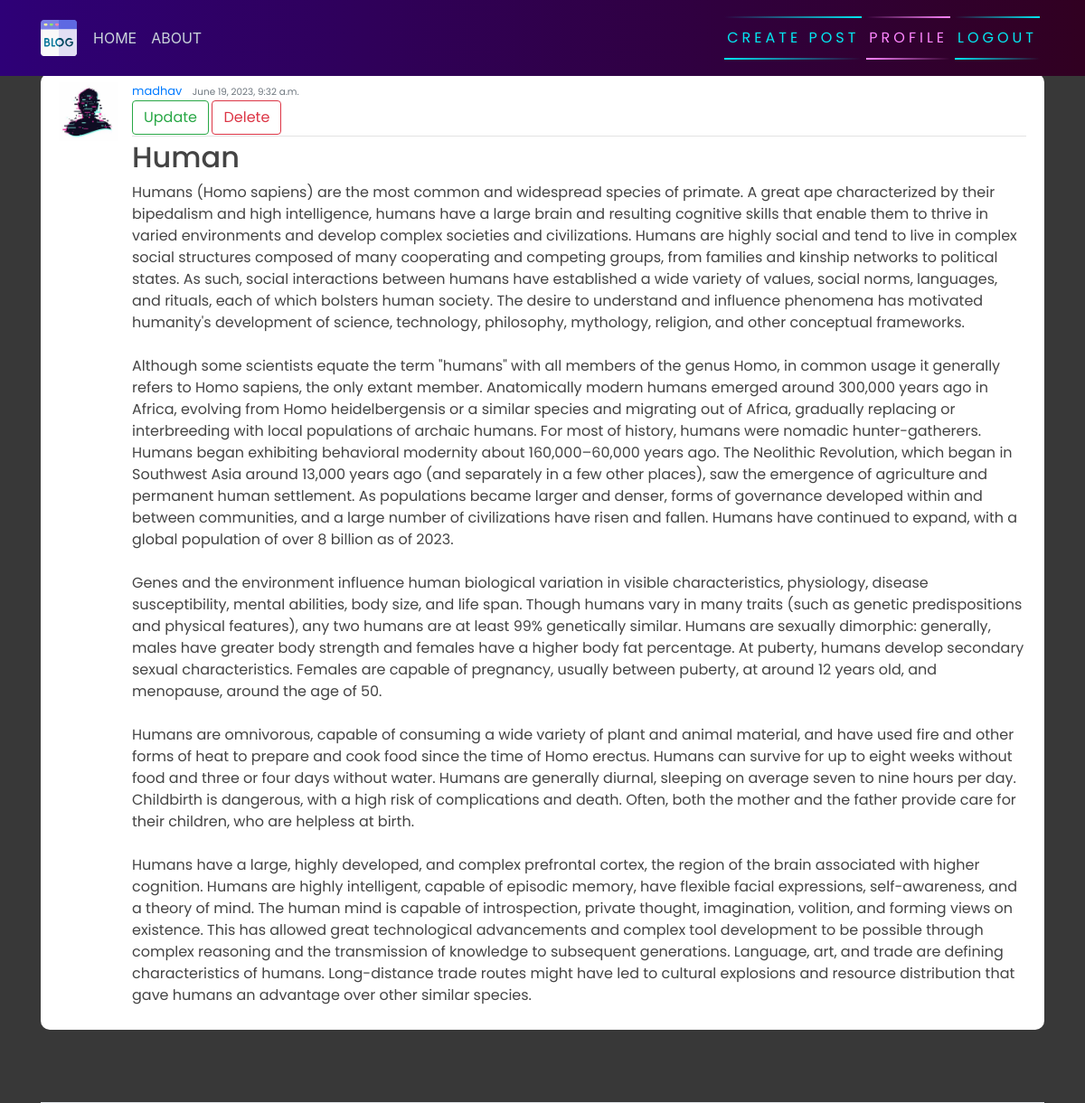
Page /post/2/ (signed in) on the committed database.
### blogapp/models.py (models this page shows, shortened)
class Post(models.Model):
    title = models.CharField(max_length=200)
    content = models.TextField()
    date_posted = models.DateTimeField(default=timezone.now)
    author = models.ForeignKey(User, on_delete=models.CASCADE)

### users/models.py (models this page shows, shortened)
class Profile(models.Model):
    user = models.OneToOneField(User, on_delete=models.CASCADE)
    image = models.ImageField(default='default.jpg', upload_to='profile_pics')

### blogapp/views.py (the view)
# urls.py: path('post/<int:pk>/', PostDetailView.as_view(), name="blog-detail"),
class PostDetailView(LoginRequiredMixin, DetailView):
    model = Post

### blogapp/templates/blogapp/post_detail.html
{% extends 'blog/base.html' %}
{% block content %}
        <article class="media content-section">
            <img class="rounded-cirlce article-img" src="{{ object.author.profile.image.url }}" alt="">
            <div class="media-body">
              <div class="article-metadata">
                <a class="mr-2" href="#">{{ object.author }}</a>
                <small class="text-muted">{{ object.date_posted }}</small> <br>
                  {% if object.author == user %}
                    <div>
                        <a class="btn btn-outline-success" href="{% url 'blog-update' object.id %}">Update</a>
                        <a class="btn btn-outline-danger" href="{% url 'blog-delete' object.id %}">Delete</a>
                    </div>
                  {% endif %}
              </div>
              <h2><a class="article-title" href="#">{{ object.title }}</a></h2>
              <p class="article-content">{{ object.content }}</p>
            </div>
            <br>
          </article>
{% endblock content %}

### blogapp/static/blog/main.css (style rules this page uses)
body { background-color: rgb(56, 56, 56); background-color: rgb(56, 56, 56); margin-top: 5rem; background-size: contain; background-repeat: no-repeat; }
h1, h2, h3, h4, h5, h6, p { color: #444444; font-family: 'Poppins', sans-serif; }
.content-section { background: #ffffff; padding: 10px 20px; border-radius: 10px; margin-bottom: 20px; }
.article-title { color: #444444; }
.article-content { white-space: pre-line; }
.article-img { height: 65px; width: 65px; margin-right: 16px; }
.article-metadata { font-family: 'Poppins', sans-serif; padding-bottom: 1px; margin-bottom: 4px; font-size: 13px; border-bottom: 1px solid #e3e3e3 }

### rows in the picture
Post: author.profile.image (placeholder picture), author "madhav", date_posted "June 19, 2023, 9:32 a.m.", title "Human", content "Humans (Homo sapiens) are the most common and widespread species of primate. A great ape characterized by their bipedalism and high intelligence, humans have a large brain and resulting cognitive skills that enable them to thrive in varied environments and develop complex societies and civilizations. Humans are highly social and tend to live in complex social structures composed of many cooperating and competing groups, from families and kinship networks to political states. As such, social interactions between humans have established a wide variety of values, social norms, languages, and rituals, each of which bolsters human society. The desire to understand and influence phenomena has…"
